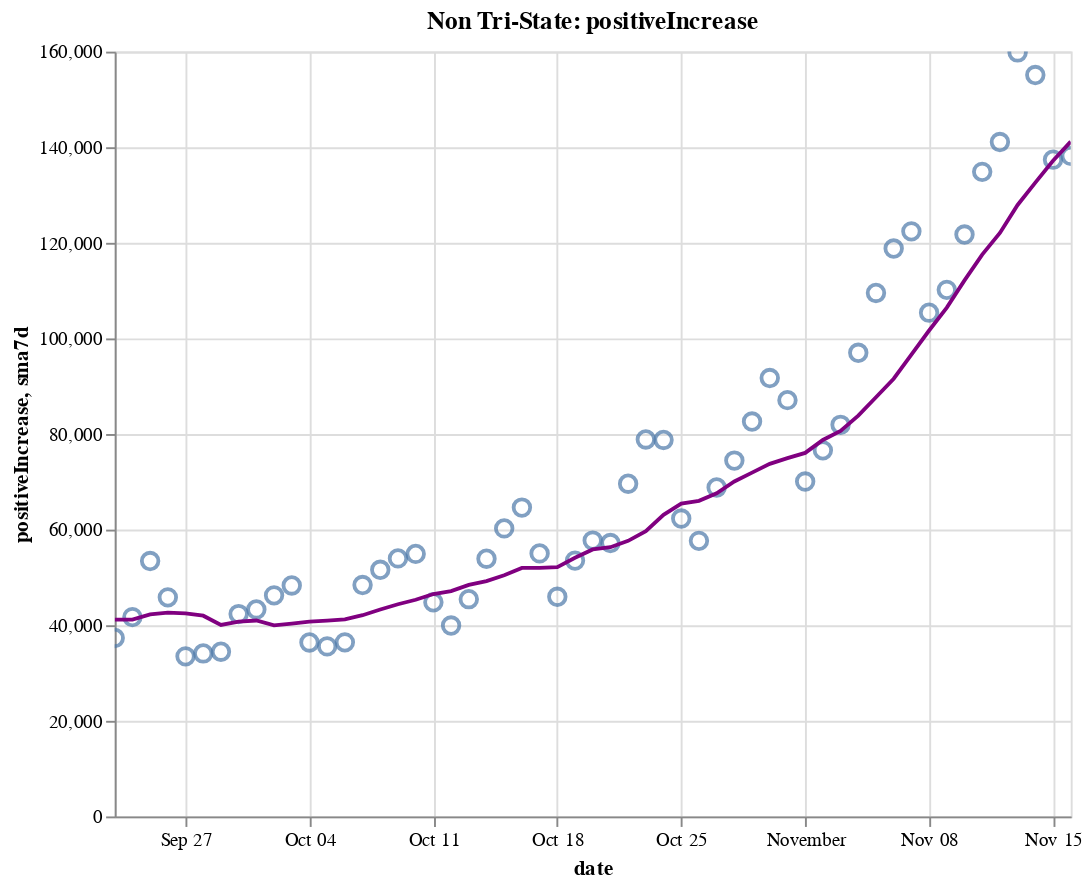

Notebook cell for this chart:
### Code cell
create_plot(non_tristate, 'positiveIncrease')

### Figure 1 — Vega-Lite specification as saved in the notebook (floating-point values rounded to 4 significant figures)
{"config": {"view": {"continuousWidth": 400, "continuousHeight": 300}}, "layer": [{"layer": [{"mark": {"type": "point", "size": 75}, "encoding": {"tooltip": [{"type": "temporal", "field": "date"}, {"type": "quantitative", "field": "positiveIncrease"}, {"type": "quantitative", "field": "sma7d"}], "x": {"type": "temporal", "field": "date"}, "y": {"type": "quantitative", "field": "positiveIncrease"}}, "selection": {"selector014": {"type": "interval", "bind": "scales", "encodings": ["x", "y"]}}}, {"mark": {"type": "line", "color": "purple"}, "encoding": {"x": {"type": "temporal", "field": "date"}, "y": {"type": "quantitative", "field": "sma7d"}}}]}, {"mark": {"type": "rule", "color": "#aaa"}, "encoding": {"x": {"type": "temporal", "field": "date"}}, "transform": [{"filter": {"selection": "selector013"}}]}, {"mark": "circle", "encoding": {"opacity": {"condition": {"value": 1, "selection": "selector013"}, "value": 0}, "tooltip": [{"type": "temporal", "field": "date"}, {"type": "quantitative", "field": "positiveIncrease"}, {"type": "quantitative", "field": "sma7d"}], "x": {"type": "temporal", "field": "date"}, "y": {"type": "quantitative", "field": "positiveIncrease"}}, "selection": {"selector013": {"type": "single", "encodings": ["x"], "on": "mouseover", "nearest": true, "empty": "none"}}}, {"mark": {"type": "text", "align": "left", "dx": 5, "dy": -5, "stroke": "white", "strokeWidth": 2}, "encoding": {"text": {"type": "quantitative", "field": "positiveIncrease"}, "tooltip": [{"type": "temporal", "field": "date"}, {"type": "quantitative", "field": "positiveIncrease"}, {"type": "quantitative", "field": "sma7d"}], "x": {"type": "temporal", "field": "date"}, "y": {"type": "quantitative", "field": "positiveIncrease"}}, "transform": [{"filter": {"selection": "selector013"}}]}, {"mark": {"type": "text", "align": "left", "dx": 5, "dy": -5}, "encoding": {"text": {"type": "quantitative", "field": "positiveIncrease"}, "tooltip": [{"type": "temporal", "field": "date"}, {"type": "quantitative", "field": "positiveIncrease"}, {"type": "quantitative", "field": "sma7d"}], "x": {"type": "temporal", "field": "date"}, "y": {"type": "quantitative", "field": "positiveIncrease"}}, "transform": [{"filter": {"selection": "selector013"}}]}], "data": {"name": "data-4cecbef2a081669f5fe0c1fbf4022d7a"}, "height": 400, "title": "Non Tri-State: positiveIncrease", "width": 500, "$schema": "https://vega.github.io/schema/vega-lite/v4.8.1.json", "datasets": {"data-4cecbef2a081669f5fe0c1fbf4022d7a": [{"date": "2020-09-23T00:00:00", "totalTestResultsIncrease": 904300.0, "positiveIncrease": 37340.0, "death": 147900.0, "deathIncrease": 1145.0, "positiveRate": 0.041, "state": "Non Tri-State", "sma7d": 41170.0}, {"date": "2020-09-24T00:00:00", "totalTestResultsIncrease": 900000.0, "positiveIncrease": 41700.0, "death": 148800.0, "deathIncrease": 908.0, "positiveRate": 0.046, "state": "Non Tri-State", "sma7d": 41170.0}, {"date": "2020-09-25T00:00:00", "totalTestResultsIncrease": 977000.0, "positiveIncrease": 53430.0, "death": 149700.0, "deathIncrease": 829.0, "positiveRate": 0.055, "state": "Non Tri-State", "sma7d": 42280.0}, {"date": "2020-09-26T00:00:00", "totalTestResultsIncrease": 989400.0, "positiveIncrease": 45830.0, "death": 150500.0, "deathIncrease": 859.0, "positiveRate": 0.046, "state": "Non Tri-State", "sma7d": 42620.0}, {"date": "2020-09-27T00:00:00", "totalTestResultsIncrease": 820100.0, "positiveIncrease": 33490.0, "death": 150800.0, "deathIncrease": 295.0, "positiveRate": 0.041, "state": "Non Tri-State", "sma7d": 42490.0}, {"date": "2020-09-28T00:00:00", "totalTestResultsIncrease": 1006000.0, "positiveIncrease": 34100.0, "death": 151100.0, "deathIncrease": 245.0, "positiveRate": 0.034, "state": "Non Tri-State", "sma7d": 41990.0}, {"date": "2020-09-29T00:00:00", "totalTestResultsIncrease": 815000.0, "positiveIncrease": 34460.0, "death": 151800.0, "deathIncrease": 725.0, "positiveRate": 0.042, "state": "Non Tri-State", "sma7d": 40050.0}, {"date": "2020-09-30T00:00:00", "totalTestResultsIncrease": 747700.0, "positiveIncrease": 42330.0, "death": 152800.0, "deathIncrease": 1040.0, "positiveRate": 0.057, "state": "Non Tri-State", "sma7d": 40760.0}, {"date": "2020-10-01T00:00:00", "totalTestResultsIncrease": 878000.0, "positiveIncrease": 43300.0, "death": 153600.0, "deathIncrease": 832.0, "positiveRate": 0.049, "state": "Non Tri-State", "sma7d": 40990.0}, {"date": "2020-10-02T00:00:00", "totalTestResultsIncrease": 991700.0, "positiveIncrease": 46250.0, "death": 154500.0, "deathIncrease": 822.0, "positiveRate": 0.047, "state": "Non Tri-State", "sma7d": 39970.0}, {"date": "2020-10-03T00:00:00", "totalTestResultsIncrease": 964800.0, "positiveIncrease": 48320.0, "death": 155200.0, "deathIncrease": 729.0, "positiveRate": 0.05, "state": "Non Tri-State", "sma7d": 40320.0}, {"date": "2020-10-04T00:00:00", "totalTestResultsIncrease": 857600.0, "positiveIncrease": 36390.0, "death": 155500.0, "deathIncrease": 348.0, "positiveRate": 0.042, "state": "Non Tri-State", "sma7d": 40740.0}, {"date": "2020-10-05T00:00:00", "totalTestResultsIncrease": 839900.0, "positiveIncrease": 35580.0, "death": 155900.0, "deathIncrease": 312.0, "positiveRate": 0.042, "state": "Non Tri-State", "sma7d": 40950.0}, {"date": "2020-10-06T00:00:00", "totalTestResultsIncrease": 792300.0, "positiveIncrease": 36420.0, "death": 156500.0, "deathIncrease": 612.0, "positiveRate": 0.046, "state": "Non Tri-State", "sma7d": 41230.0}, {"date": "2020-10-07T00:00:00", "totalTestResultsIncrease": 834500.0, "positiveIncrease": 48410.0, "death": 157400.0, "deathIncrease": 901.0, "positiveRate": 0.058, "state": "Non Tri-State", "sma7d": 42100.0}, {"date": "2020-10-08T00:00:00", "totalTestResultsIncrease": 915600.0, "positiveIncrease": 51600.0, "death": 158300.0, "deathIncrease": 963.0, "positiveRate": 0.056, "state": "Non Tri-State", "sma7d": 43280.0}, {"date": "2020-10-09T00:00:00", "totalTestResultsIncrease": 1008000.0, "positiveIncrease": 53980.0, "death": 159200.0, "deathIncrease": 880.0, "positiveRate": 0.054, "state": "Non Tri-State", "sma7d": 44390.0}, {"date": "2020-10-10T00:00:00", "totalTestResultsIncrease": 1078000.0, "positiveIncrease": 54920.0, "death": 159900.0, "deathIncrease": 650.0, "positiveRate": 0.051, "state": "Non Tri-State", "sma7d": 45330.0}, {"date": "2020-10-11T00:00:00", "totalTestResultsIncrease": 964200.0, "positiveIncrease": 44800.0, "death": 160300.0, "deathIncrease": 458.0, "positiveRate": 0.046, "state": "Non Tri-State", "sma7d": 46530.0}, {"date": "2020-10-12T00:00:00", "totalTestResultsIncrease": 815000.0, "positiveIncrease": 39930.0, "death": 160600.0, "deathIncrease": 271.0, "positiveRate": 0.049, "state": "Non Tri-State", "sma7d": 47150.0}, {"date": "2020-10-13T00:00:00", "totalTestResultsIncrease": 927400.0, "positiveIncrease": 45450.0, "death": 161300.0, "deathIncrease": 671.0, "positiveRate": 0.049, "state": "Non Tri-State", "sma7d": 48440.0}, {"date": "2020-10-14T00:00:00", "totalTestResultsIncrease": 857000.0, "positiveIncrease": 53910.0, "death": 162100.0, "deathIncrease": 791.0, "positiveRate": 0.063, "state": "Non Tri-State", "sma7d": 49230.0}, {"date": "2020-10-15T00:00:00", "totalTestResultsIncrease": 919700.0, "positiveIncrease": 60250.0, "death": 163000.0, "deathIncrease": 929.0, "positiveRate": 0.066, "state": "Non Tri-State", "sma7d": 50460.0}, {"date": "2020-10-16T00:00:00", "totalTestResultsIncrease": 1030000.0, "positiveIncrease": 64610.0, "death": 163800.0, "deathIncrease": 860.0, "positiveRate": 0.063, "state": "Non Tri-State", "sma7d": 51980.0}, {"date": "2020-10-17T00:00:00", "totalTestResultsIncrease": 1101000.0, "positiveIncrease": 55020.0, "death": 164600.0, "deathIncrease": 769.0, "positiveRate": 0.05, "state": "Non Tri-State", "sma7d": 52000.0}, {"date": "2020-10-18T00:00:00", "totalTestResultsIncrease": 924000.0, "positiveIncrease": 45950.0, "death": 165000.0, "deathIncrease": 379.0, "positiveRate": 0.05, "state": "Non Tri-State", "sma7d": 52160.0}, {"date": "2020-10-19T00:00:00", "totalTestResultsIncrease": 898100.0, "positiveIncrease": 53520.0, "death": 165400.0, "deathIncrease": 426.0, "positiveRate": 0.06, "state": "Non Tri-State", "sma7d": 54100.0}, {"date": "2020-10-20T00:00:00", "totalTestResultsIncrease": 825900.0, "positiveIncrease": 57710.0, "death": 166200.0, "deathIncrease": 801.0, "positiveRate": 0.07, "state": "Non Tri-State", "sma7d": 55860.0}, {"date": "2020-10-21T00:00:00", "totalTestResultsIncrease": 770100.0, "positiveIncrease": 57200.0, "death": 167200.0, "deathIncrease": 991.0, "positiveRate": 0.074, "state": "Non Tri-State", "sma7d": 56320.0}, {"date": "2020-10-22T00:00:00", "totalTestResultsIncrease": 1028000.0, "positiveIncrease": 69600.0, "death": 168300.0, "deathIncrease": 1108.0, "positiveRate": 0.068, "state": "Non Tri-State", "sma7d": 57660.0}, {"date": "2020-10-23T00:00:00", "totalTestResultsIncrease": 1173000.0, "positiveIncrease": 78860.0, "death": 169200.0, "deathIncrease": 888.0, "positiveRate": 0.067, "state": "Non Tri-State", "sma7d": 59700.0}, {"date": "2020-10-24T00:00:00", "totalTestResultsIncrease": 1162000.0, "positiveIncrease": 78760.0, "death": 170100.0, "deathIncrease": 869.0, "positiveRate": 0.068, "state": "Non Tri-State", "sma7d": 63090.0}, {"date": "2020-10-25T00:00:00", "totalTestResultsIncrease": 1025000.0, "positiveIncrease": 62320.0, "death": 170400.0, "deathIncrease": 361.0, "positiveRate": 0.061, "state": "Non Tri-State", "sma7d": 65420.0}, {"date": "2020-10-26T00:00:00", "totalTestResultsIncrease": 957700.0, "positiveIncrease": 57650.0, "death": 170800.0, "deathIncrease": 358.0, "positiveRate": 0.06, "state": "Non Tri-State", "sma7d": 66010.0}, {"date": "2020-10-27T00:00:00", "totalTestResultsIncrease": 926400.0, "positiveIncrease": 68820.0, "death": 171700.0, "deathIncrease": 895.0, "positiveRate": 0.074, "state": "Non Tri-State", "sma7d": 67600.0}, {"date": "2020-10-28T00:00:00", "totalTestResultsIncrease": 902800.0, "positiveIncrease": 74440.0, "death": 172700.0, "deathIncrease": 983.0, "positiveRate": 0.082, "state": "Non Tri-State", "sma7d": 70070.0}, {"date": "2020-10-29T00:00:00", "totalTestResultsIncrease": 1085000.0, "positiveIncrease": 82610.0, "death": 173700.0, "deathIncrease": 1017.0, "positiveRate": 0.076, "state": "Non Tri-State", "sma7d": 71920.0}, {"date": "2020-10-30T00:00:00", "totalTestResultsIncrease": 1182000.0, "positiveIncrease": 91710.0, "death": 174600.0, "deathIncrease": 907.0, "positiveRate": 0.078, "state": "Non Tri-State", "sma7d": 73760.0}, {"date": "2020-10-31T00:00:00", "totalTestResultsIncrease": 1155000.0, "positiveIncrease": 87090.0, "death": 175500.0, "deathIncrease": 949.0, "positiveRate": 0.075, "state": "Non Tri-State", "sma7d": 74950.0}, {"date": "2020-11-01T00:00:00", "totalTestResultsIncrease": 988900.0, "positiveIncrease": 70050.0, "death": 175900.0, "deathIncrease": 370.0, "positiveRate": 0.071, "state": "Non Tri-State", "sma7d": 76050.0}, {"date": "2020-11-02T00:00:00", "totalTestResultsIncrease": 1089000.0, "positiveIncrease": 76590.0, "death": 176400.0, "deathIncrease": 448.0, "positiveRate": 0.07, "state": "Non Tri-State", "sma7d": 78760.0}, {"date": "2020-11-03T00:00:00", "totalTestResultsIncrease": 953100.0, "positiveIncrease": 81920.0, "death": 177900.0, "deathIncrease": 1496.0, "positiveRate": 0.086, "state": "Non Tri-State", "sma7d": 80630.0}, {"date": "2020-11-04T00:00:00", "totalTestResultsIncrease": 1037000.0, "positiveIncrease": 96990.0, "death": 178900.0, "deathIncrease": 1067.0, "positiveRate": 0.094, "state": "Non Tri-State", "sma7d": 83850.0}, {"date": "2020-11-05T00:00:00", "totalTestResultsIncrease": 1296000.0, "positiveIncrease": 109500.0, "death": 180000.0, "deathIncrease": 1077.0, "positiveRate": 0.085, "state": "Non Tri-State", "sma7d": 87690.0}, {"date": "2020-11-06T00:00:00", "totalTestResultsIncrease": 1326000.0, "positiveIncrease": 118800.0, "death": 181100.0, "deathIncrease": 1140.0, "positiveRate": 0.09, "state": "Non Tri-State", "sma7d": 91560.0}, {"date": "2020-11-07T00:00:00", "totalTestResultsIncrease": 1142000.0, "positiveIncrease": 122400.0, "death": 182200.0, "deathIncrease": 1077.0, "positiveRate": 0.107, "state": "Non Tri-State", "sma7d": 96610.0}, {"date": "2020-11-08T00:00:00", "totalTestResultsIncrease": 1112000.0, "positiveIncrease": 105400.0, "death": 182700.0, "deathIncrease": 464.0, "positiveRate": 0.095, "state": "Non Tri-State", "sma7d": 101700.0}, {"date": "2020-11-09T00:00:00", "totalTestResultsIncrease": 1246000.0, "positiveIncrease": 110200.0, "death": 183200.0, "deathIncrease": 516.0, "positiveRate": 0.088, "state": "Non Tri-State", "sma7d": 106500.0}, {"date": "2020-11-10T00:00:00", "totalTestResultsIncrease": 1083000.0, "positiveIncrease": 121700.0, "death": 184500.0, "deathIncrease": 1285.0, "positiveRate": 0.112, "state": "Non Tri-State", "sma7d": 112100.0}, {"date": "2020-11-11T00:00:00", "totalTestResultsIncrease": 1137000.0, "positiveIncrease": 134800.0, "death": 186000.0, "deathIncrease": 1520.0, "positiveRate": 0.119, "state": "Non Tri-State", "sma7d": 117500.0}, {"date": "2020-11-12T00:00:00", "totalTestResultsIncrease": 1264000.0, "positiveIncrease": 141100.0, "death": 187100.0, "deathIncrease": 1046.0, "positiveRate": 0.112, "state": "Non Tri-State", "sma7d": 122100.0}, {"date": "2020-11-13T00:00:00", "totalTestResultsIncrease": 1392000.0, "positiveIncrease": 159800.0, "death": 188300.0, "deathIncrease": 1242.0, "positiveRate": 0.115, "state": "Non Tri-State", "sma7d": 127900.0}, {"date": "2020-11-14T00:00:00", "totalTestResultsIncrease": 1451000.0, "positiveIncrease": 155100.0, "death": 189600.0, "deathIncrease": 1274.0, "positiveRate": 0.107, "state": "Non Tri-State", "sma7d": 132600.0}, {"date": "2020-11-15T00:00:00", "totalTestResultsIncrease": 1357000.0, "positiveIncrease": 137400.0, "death": 190200.0, "deathIncrease": 632.0, "positiveRate": 0.101, "state": "Non Tri-State", "sma7d": 137200.0}, {"date": "2020-11-16T00:00:00", "totalTestResultsIncrease": 1266000.0, "positiveIncrease": 138200.0, "death": 190700.0, "deathIncrease": 519.0, "positiveRate": 0.109, "state": "Non Tri-State", "sma7d": 141200.0}]}}
